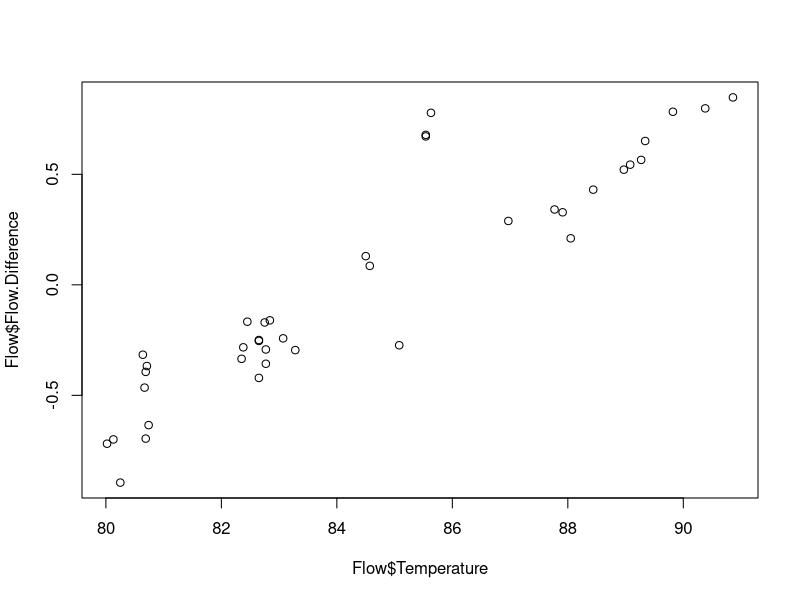
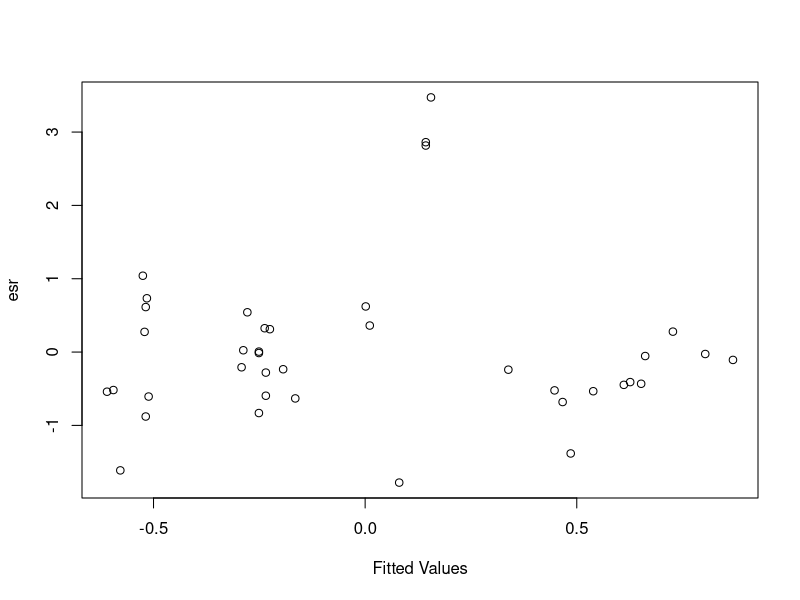
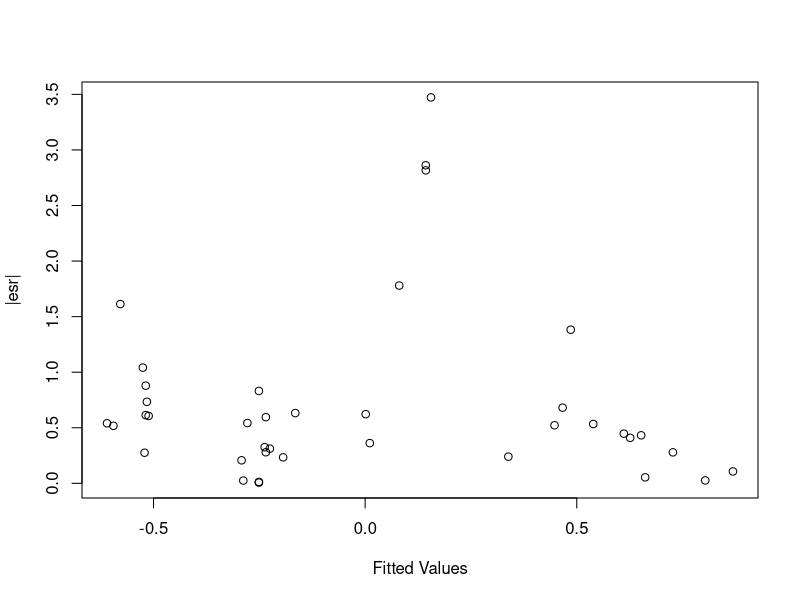
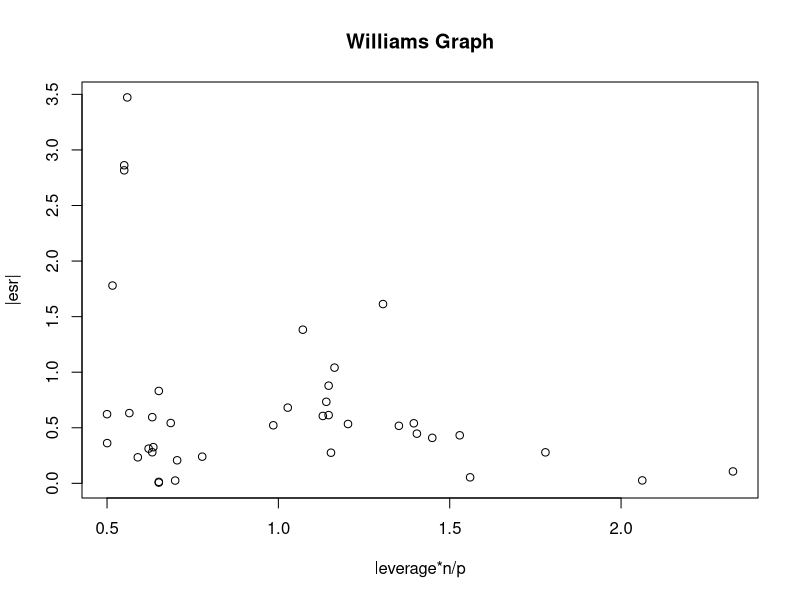
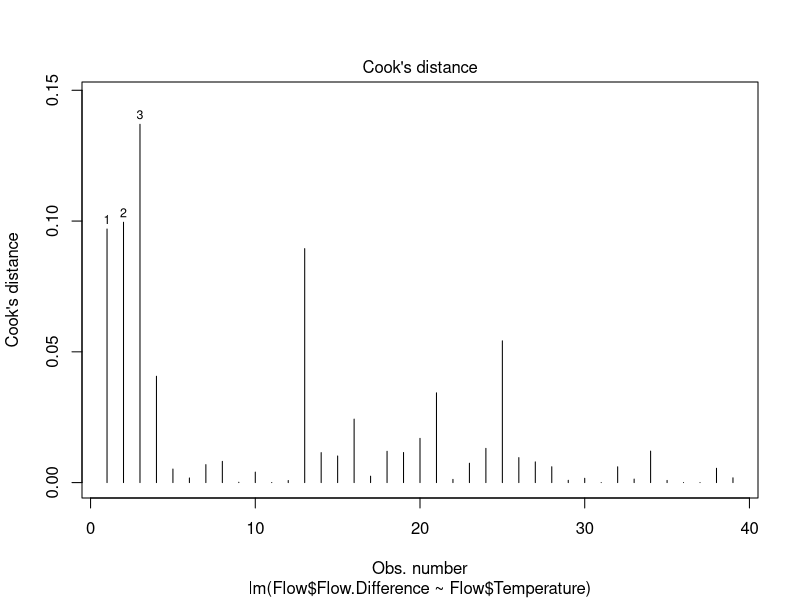
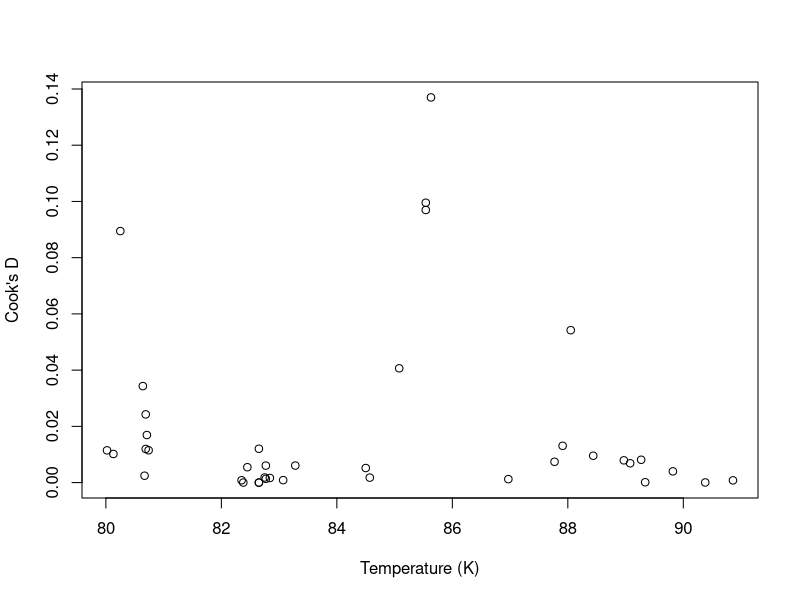
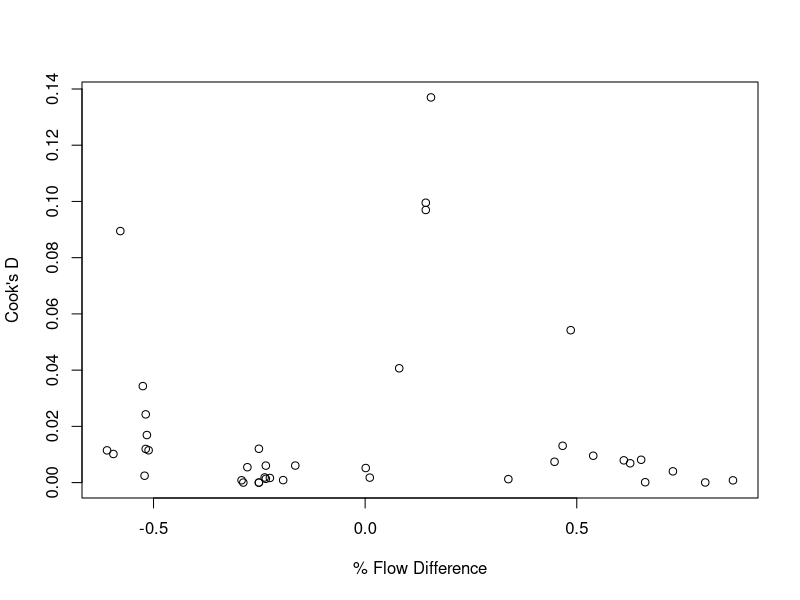

These figures' R source, in order:
#-----------------------------------#
#--- Leverage and Influence in R ---#
#-----------------------------------#


#Importing data: use .csv format if at all possible
Flow <- read.csv('Flow Rate Calibration.csv')

#Step 1:  plot the data
plot(Flow$Flow.Difference ~ Flow$Temperature, data = Flow)

#Step 2:  OLS using the lm function
model = lm(Flow$Flow.Difference ~ Flow$Temperature, data = Flow)
summary(model)

library(MASS)  #for the studres function
esr = studres(model) # externally studentized residuals (from MASS library)

#Step 3: plot the externally studentized residuals (esr)
plot(esr ~ fitted(model), xlab = "Fitted Values", ylab = "esr")

#plot the absolute value of the externally studentized residuals (esr)
plot(abs(esr) ~ fitted(model), xlab = "Fitted Values", ylab = "|esr|")


hatvalues(model)  # this produces the diagonal of the hat matrix (the leverage)

# Let's create a Williams Graph
norm_leverage = (length(esr)/2)*hatvalues(model)
plot(abs(esr) ~ norm_leverage, xlab = "leverage*n/p", ylab = "|esr|", main ="Williams Graph")


#plotting options specifically for lm objects
plot(model, which = 4)
#1 = residuals versus fitted
#2 = QQ plot
#3 = Scale-Location
#4 = Cook's Distance
#5 = Williams-like Graph

D = cooks.distance(model) #this provides the cook's Distance for each data points

#Some other options for a Cook's Distance graph
plot(D ~ Flow$Temperature, xlab = "Temperature (K)", ylab = "Cook's D")
plot(D ~ fitted(model), xlab = "% Flow Difference", ylab = "Cook's D")
max(D)

# we can also calculate DFFITS and DFBETA
dffits(model)

biggest = max(abs(dffits(model)))
biggest

dfbeta(model)
biggest = max(abs(dfbeta(model)))
biggest
